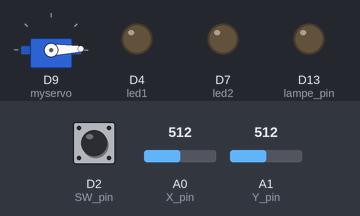
The sketch below on a simulated Arduino Nano 33 IoT. Shown: servo, output pins drawn as LEDs (lit = HIGH). The test bench sets the inputs (shaded band); at power-on: D2 (SW_pin) HIGH, A0 (X_pin) = 512, A1 (Y_pin) = 512. What the sketch prints to the serial monitor is not drawn.

Above: at 1.2 s.
1.3 s: D2 (SW_pin) pulled LOW for 0.15 s
At 2.5 s:
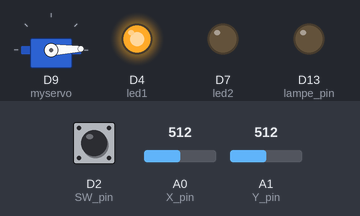
2.9 s: D2 (SW_pin) pulled LOW for 1 s
At 3.8 s:
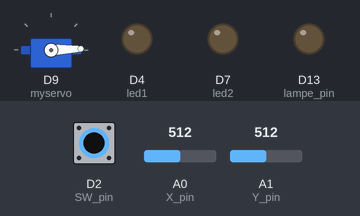
5.4 s: D2 (SW_pin) pulled LOW for 3.2 s
At 5.8 s:
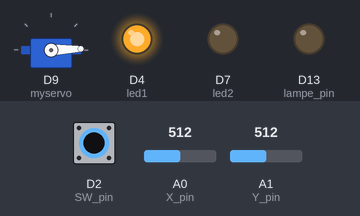
Timing chart, 0 to 8.4 s (numbered marks = the images above; inputs shaded):
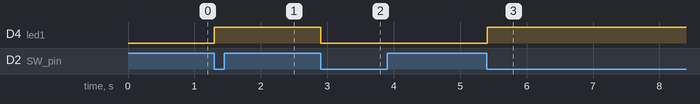

The sketch:

tc_coffre.ino
```cpp
//#include <LiquidCrystal.h>//écran LCD

// initialize the library with the numbers of the interface pins
//LiquidCrystal lcd(7, 8, 9, 10, 11, 12); //pins utilisés (?)


//Variables pour le joystick:
bool inputs[5]={false,false,false,false,false}; //haut, bas, droite, gauche, boutton
bool input_zero=false; //indique si on est passé par 0 (uniquement pour la fonction majinput()
bool input_sw_zero=false; //de mme pour le bouton
const int tempsmax = 1500;//temps avant répétition de l'appui
const int SW_pin = 2; // digital pin connected to switch output
const int X_pin = A0; // analog pin connected to X output
const int Y_pin = A1; // analog pin connected to Y output

//variables pour les OUTPUT
const int led1 = 4;
const int led2 = 7;
const int led3 = 3;
unsigned long timeLed2Off = 0;
unsigned long timeLed3Off = 0;
//servo
#include <Servo.h>
Servo myservo;  // create servo object to control a servo


//Gestion du programme
const int lampe_pin=13;
bool isopen = false;
bool enteringCode = false;
int code[16] = {0,3,1,3,-1,-1,-1,-1,-1,-1,-1,-1,-1,-1,-1,-1};
int codesize = 4;
int codeInput[16] = {-1,-1,-1,-1,-1,-1,-1,-1,-1,-1,-1,-1,-1,-1,-1,-1};


void setup(){
  pinMode(SW_pin, INPUT);
  pinMode(lampe_pin, OUTPUT);
  pinMode(led1, OUTPUT);
  pinMode(led2, OUTPUT);
  myservo.attach(9);
  close();
  digitalWrite(SW_pin, HIGH);
 /* lcd.begin(16,2);//16 colonnes, 2 lignes
  lcd.setCursor(0,0);//colonne 0, ligne 0
  lcd.print("                ");//vide l'écran sur la ligne 1*/
  Serial.begin(9600);
  Serial.println("hallo");
}

void loop(){
  majinput();
  if (inputs[4]){
    if (enteringCode){for(int i=0;i<16;i++){codeInput[i]=-1;}}
    enteringCode = !enteringCode;}

  if (enteringCode && isopen == false){
    int d=-1;
    if (inputs[0]){d=0;}
    if (inputs[1]){d=1;}
    if (inputs[2]){d=2;}
    if (inputs[3]){d=3;}
    if (d!=-1){
      int rank=0;
      while (codeInput[rank]!=-1){rank++;if(rank==16){rank=0;}}
      codeInput[rank] = d;
      if (rank == codesize -1){
        bool ok=true;
        for(int i=0;i<codesize;i++){if(code[i]!=codeInput[i]){ok=false;}}
        if (ok){
          isopen = true;
          digitalWrite(led2,true);
          open();
          timeLed2Off = millis()+2000;
        }
        for(int i=0;i<16;i++){codeInput[i]=-1;}
        enteringCode = false;
      }
      else{timeLed3Off=500;}
    }
  }
  else{if(! enteringCode && inputs[4] && isopen == true){isopen = false;close();}}

  majaffiche();
  delay(10);
/**/}

void majinput(){
  inputs[0]=false;inputs[1]=false;inputs[2]=false;inputs[3]=false;inputs[4]=false;//={false,false,false,false,false};
  if (digitalRead(SW_pin)==0){
    if (input_sw_zero){
      inputs[4]=true;
      input_sw_zero=false;
      //Serial.println("a");
    }
  }
  else{
    input_sw_zero=true;
    //Serial.println("b");
  }
 // Serial.print("2: ");
  //affiche();
  int X=analogRead(X_pin);
  int Y=analogRead(Y_pin);
  if (300<X && X<700 && 300<Y && Y<700){
    input_zero=true;
    //Serial.println("a");
  }
  else{if (input_zero){
    //Serial.println("b");
    if(Y<150){inputs[0]=true;}
    else{if(Y>850){inputs[1]=true;}
    else{if(X<150){inputs[3]=true;}
    else{if(X>850){inputs[2]=true;}}}}
    input_zero=false;
  }
  }
 // Serial.print(Y);
  //Serial.print(", ");
  //Serial.println(input_zero);
}

void majaffiche(){
  for(int i=0;i<16;i++){ Serial.print(codeInput[i]);Serial.print("; ");}Serial.println(isopen);
  digitalWrite(led1,enteringCode);
  digitalWrite(led2,timeLed2Off > millis());
  digitalWrite(led3,timeLed3Off > millis());

}

void open(){
 /* for (int pos = 0; pos <= 180; pos += 1) { // goes from 0 degrees to 180 degrees
    // in steps of 1 degree
    myservo.write(pos);              // tell servo to go to position in variable 'pos'
    delay(1);                       // waits 15ms for the servo to reach the position
  }//*/
  myservo.write(100);
}
void close(){
  /*for (int pos = 180; pos >= 0; pos -= 1) { // goes from 180 degrees to 0 degrees
    myservo.write(pos);              // tell servo to go to position in variable 'pos'
    delay(1);                       // waits 15ms for the servo to reach the position
  }//*/
  myservo.write(2);
}
```

Measured:
- after the input at 1.3 s, D4 (led1): LOW → HIGH at once
- after the input at 2.9 s, D4 (led1): HIGH → LOW at once
- after the input at 5.4 s, D4 (led1): LOW → HIGH at once
